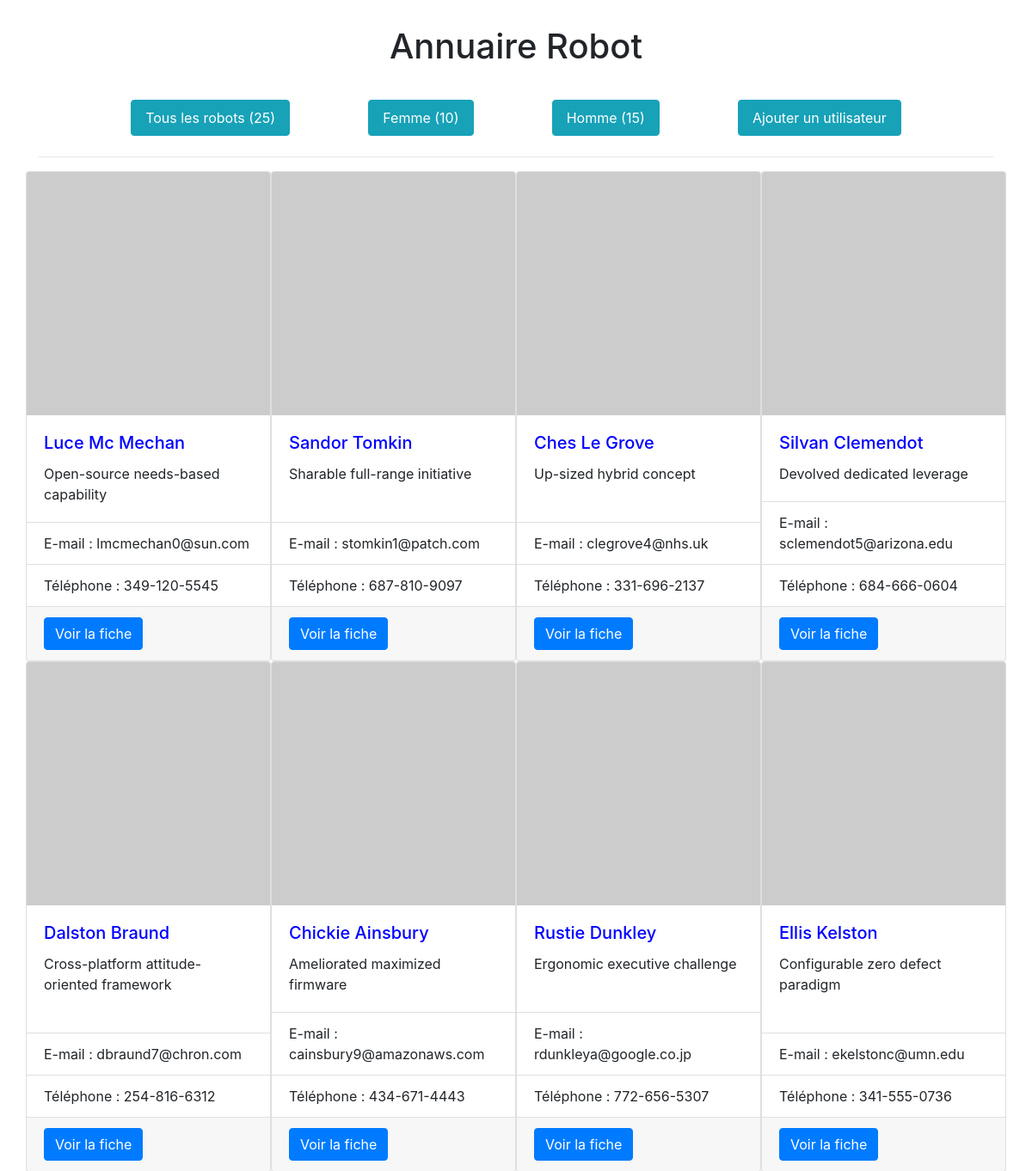
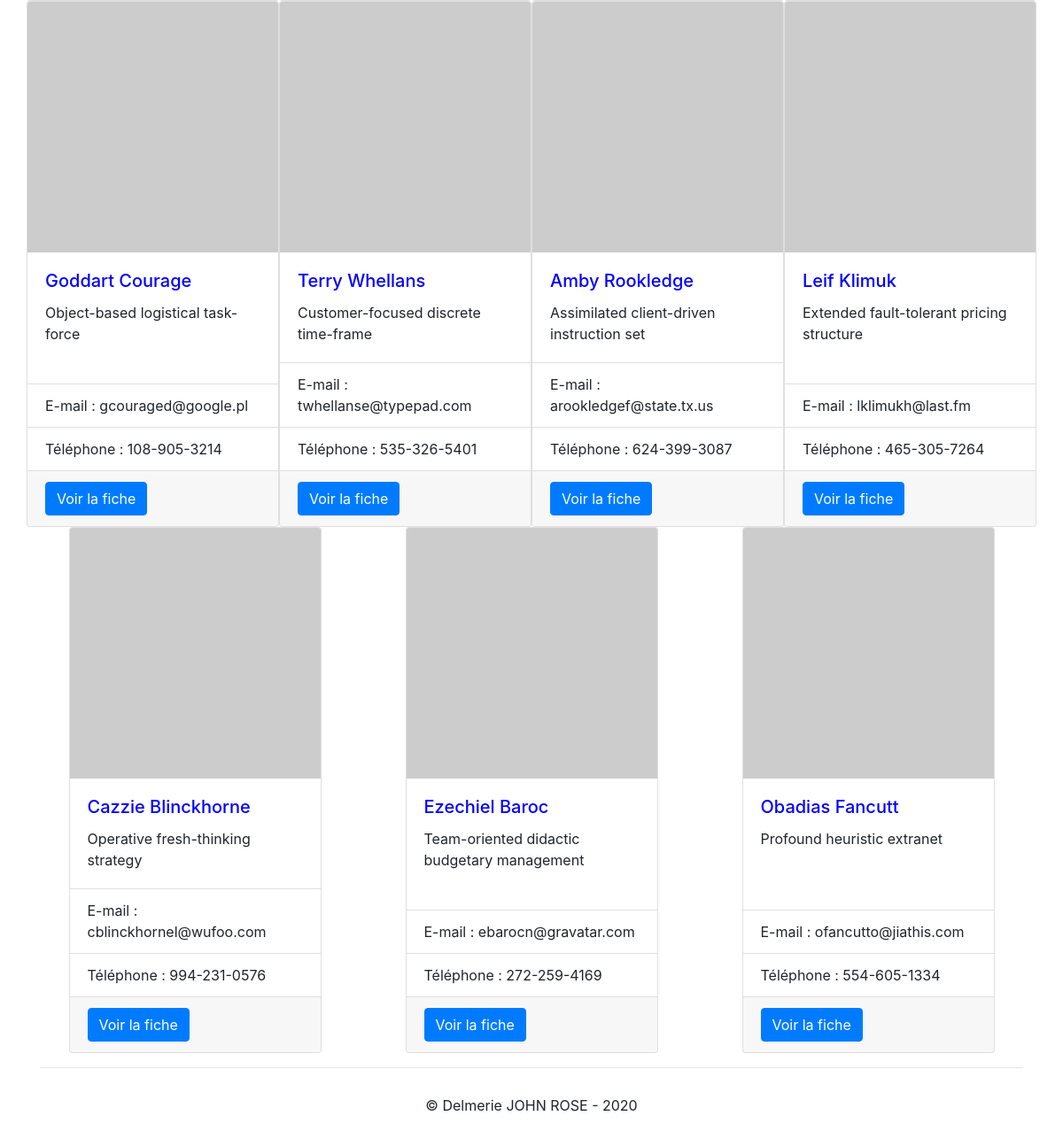
The page /index.php?gender=male on the database its author committed (2 pictures, top to bottom).
### tables this page shows
CREATE TABLE `users` ( `id` INT NOT NULL AUTO_INCREMENT , `first_name` VARCHAR(256) NOT NULL , `last_name` VARCHAR(256) NOT NULL , `email` VARCHAR(256) NOT NULL , `gender` VARCHAR(256) NOT NULL , `photo` VARCHAR(256) NOT NULL , `phone` VARCHAR(256) NOT NULL , `slogan` VARCHAR(256) NOT NULL , PRIMARY KEY (`id`));

### index.php (the view, shortened to what this page needs)
<?
require_once 'inc/db-connect.inc.php';
require_once 'inc/header.inc.php';
?>
<body>
<div class="container">
    <div class="entete">
        <h1>Annuaire Robot</h1>
        <? require_once 'inc/menu.inc.php'; ?>
    </div>
        <div class="row d-flex justify-content-around">
            <?foreach ($users as $user) {?>
            <div class="col-md-3 card user-card">
                <img src="<?=$user['photo']?>" width="150px" class="card-img-top">
                <div class="card-body">
                    <h5 class="card-title" style=<?echo $user['gender']=='Male' ? 'color:blue' : 'color:pink' ?>
                        ><?=$user['first_name']?> <?=$user['last_name']?></h5>
                    <p class="card-text"><?=$user['slogan']?></p>
                </div>
                <ul class="list-group list-group-flush">
                    <li class="list-group-item">E-mail : <?=$user['email']?></li>
                </ul>
                <ul class="list-group list-group-flush">
                    <li class="list-group-item">Téléphone : <?=$user['phone']?></li>
                </ul>
                <div class="card-footer">
                    <a href="user.php?id=<?=$user['id']?>" class="card-link btn btn-primary">Voir la fiche</a>
                </div>
            </div>
            <?}?>
        </div>
    <?require_once 'inc/footer.inc.php'?>
</div>
</body>
</html>

### style.css (style rules this page uses)
h1, footer { text-align: center; margin: 30px; }
.user-card { padding: 0; }

### rows shown on the page
users: first_name "Luce", last_name "Mc Mechan", slogan "Open-source needs-based capability", email "lmcmechan0@sun.com", phone "349-120-5545"
users: first_name "Sandor", last_name "Tomkin", slogan "Sharable full-range initiative", email "stomkin1@patch.com", phone "687-810-9097"
users: first_name "Ches", last_name "Le Grove", slogan "Up-sized hybrid concept", email "clegrove4@nhs.uk", phone "331-696-2137"
users: first_name "Silvan", last_name "Clemendot", slogan "Devolved dedicated leverage", email "sclemendot5@arizona.edu", phone "684-666-0604"
users: first_name "Dalston", last_name "Braund", slogan "Cross-platform attitude-oriented framework", email "dbraund7@chron.com", phone "254-816-6312"
users: first_name "Chickie", last_name "Ainsbury", slogan "Ameliorated maximized firmware", email "cainsbury9@amazonaws.com", phone "434-671-4443"
users: first_name "Rustie", last_name "Dunkley", slogan "Ergonomic executive challenge", email "rdunkleya@google.co.jp", phone "772-656-5307"
users: first_name "Ellis", last_name "Kelston", slogan "Configurable zero defect paradigm", email "ekelstonc@umn.edu", phone "341-555-0736"
users: first_name "Goddart", last_name "Courage", slogan "Object-based logistical task-force", email "gcouraged@google.pl", phone "108-905-3214"
users: first_name "Terry", last_name "Whellans", slogan "Customer-focused discrete time-frame", email "twhellanse@typepad.com", phone "535-326-5401"
users: first_name "Amby", last_name "Rookledge", slogan "Assimilated client-driven instruction set", email "arookledgef@state.tx.us", phone "624-399-3087"
users: first_name "Leif", last_name "Klimuk", slogan "Extended fault-tolerant pricing structure", email "lklimukh@last.fm", phone "465-305-7264"
users: first_name "Cazzie", last_name "Blinckhorne", slogan "Operative fresh-thinking strategy", email "cblinckhornel@wufoo.com", phone "994-231-0576"
users: first_name "Ezechiel", last_name "Baroc", slogan "Team-oriented didactic budgetary management", email "ebarocn@gravatar.com", phone "272-259-4169"
users: first_name "Obadias", last_name "Fancutt", slogan "Profound heuristic extranet", email "ofancutto@jiathis.com", phone "554-605-1334"

### other values the page prints
$total_gender "25"
$gender_fr "Femme"
$gender['nb'] "10"
$gender_fr "Homme"
$gender['nb'] "15"
